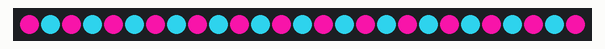
The sketch below on a simulated Arduino Uno, built with avr-gcc and run on an emulated ATmega328P. Shown: 27 RGB LEDs in strip order, left to right. Dim RGB values are drawn brighter than linear; random numbers use the default seed unless the sketch sets one.

Above: at 0.1 s.
At 2.5 s:
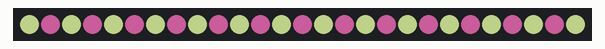
At 7.9 s:
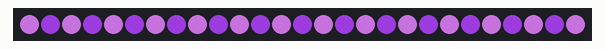
At 9.9 s:
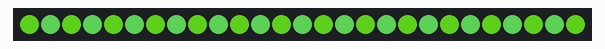
At 24.1 s:
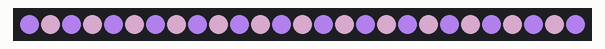
At 36.1 s:
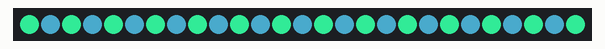

Measured:
- what the display in image 1 shows lasts 1.1 s, from 2.4 s to 3.5 s
- what the display in image 2 shows lasts 0.9 s, from 7.9 s to 8.8 s
- what the display in image 3 shows lasts 0.8 s, from 9.8 s to 10.6 s
- what the display in image 4 shows lasts 0.7 s, from 24.0 s to 24.7 s

The sketch:

ledStrip.ino
```cpp
#include <Adafruit_NeoPixel.h>

#define PIN 6 //input pin neopixel is attached to

#define NUMPIXELS 27 //number of neopixels in strip

Adafruit_NeoPixel pixels = Adafruit_NeoPixel(NUMPIXELS, PIN, NEO_GRB + NEO_KHZ800);

int delayval = 5; //timing delay in milliseconds
class Color {
  public:
    int red = 0;
    int green = 0;
    int blue = 0;
    void newColor() {
      red = random(0, 255);
      green = random(0, 255);
      blue = random(0, 255);
    }
  //i did math here
    void fadeTo(Color color) {
      red = red * 0.99 + color.red * 0.01;
      green = green * 0.99 + color.green * 0.01;
      blue = blue * 0.99 + color.blue * 0.01;
    }
};

Color c1;
Color c2;
Color c3;
int flip;

void setup() {
  //initialize the neopixel library.
  pixels.begin();
}

void loop() {
  //random colors
  c1.newColor();
  c2.newColor();
  c3.newColor();

  //flip flop
  flip = 0;

  //setup
  for (int i = 0; i < NUMPIXELS; i++) {
    //every other color is different
    if (!flip) {
      //sets pixel color
      pixels.setPixelColor(i, pixels.Color(c1.red, c1.green, c1.blue));
    } else {
      pixels.setPixelColor(i, pixels.Color(c2.red, c2.green, c2.blue));
    }

    //flip 1 to 0 and 0 to 1
    flip = 1 - flip;
  }

  //update pixels
  pixels.show();
  delay(500);

  //main loop
  for (int i = 0; i < 180; i++) {
    //idk what animation to do so I just made it fade
    c1.fadeTo(c3);
    c2.fadeTo(c3);

    //reset flip so is doesnt strobe
    flip = 0;
    for (int i = 0; i < NUMPIXELS; i++) {
      if (!flip) {
        pixels.setPixelColor(i, pixels.Color(c1.red, c1.green, c1.blue));
      } else {
        pixels.setPixelColor(i, pixels.Color(c2.red, c2.green, c2.blue));
      }
      //flip every time
      flip = 1 - flip;
    }
    pixels.show();

    //wait
    delay(delayval);
  }
}
```
